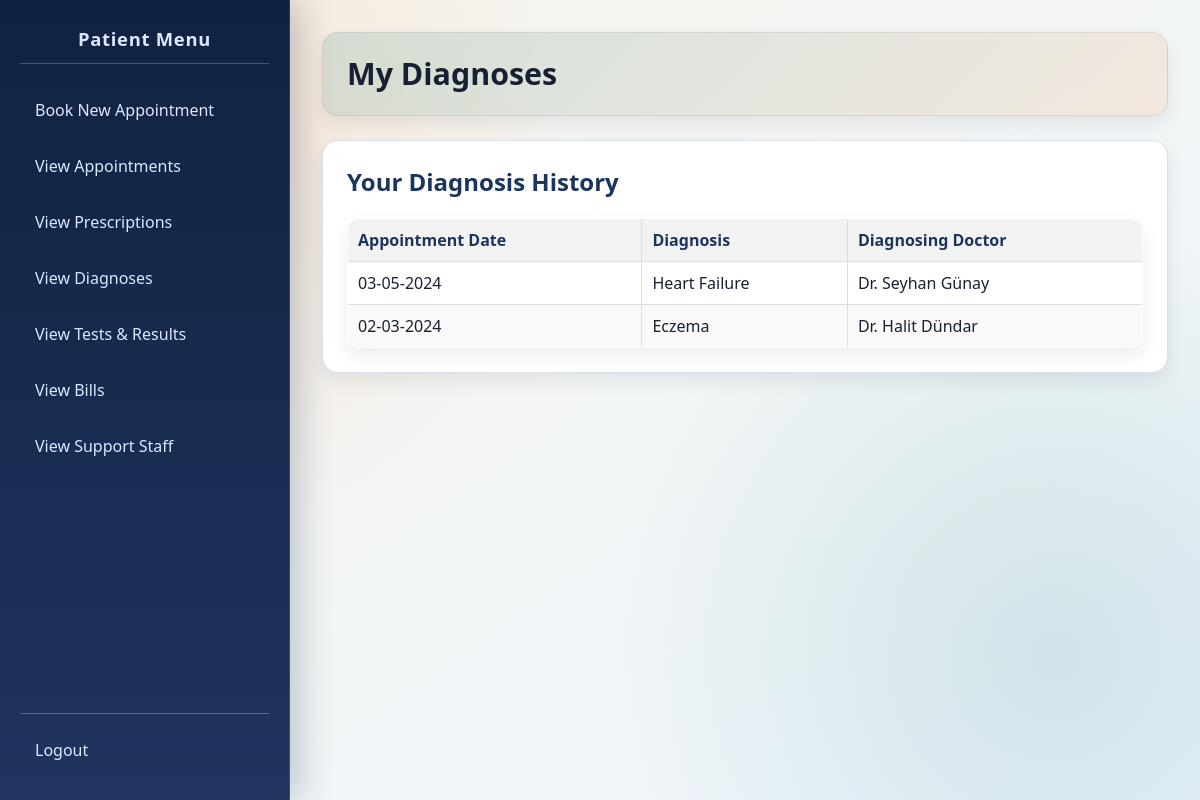
Page /patient/view_diagnoses.php (signed in) on the committed database.
### tables this page shows
CREATE TABLE `Appointment_Diagnosis` (
  `Appointment_ID` int(11) NOT NULL,
  `Diagnosis_ID` int(11) NOT NULL
);

CREATE TABLE `Appointment` (
  `Appointment_ID` int(11) NOT NULL,
  `Patient_ID` bigint(20) NOT NULL,
  `Doctor_ID` int(11) NOT NULL,
  `Nurse_ID` int(11) DEFAULT NULL,
  `Appointment_Date` date NOT NULL,
  `Appointment_Time` time NOT NULL,
  `Follow_Up_Appointment_ID` int(11) DEFAULT NULL,
  `Status` varchar(50) DEFAULT 'Scheduled'
);

CREATE TABLE `Diagnosis` (
  `Diagnosis_ID` int(11) NOT NULL,
  `Diagnosis_Name` varchar(255) NOT NULL
);

CREATE TABLE `Doctor` (
  `Doctor_ID` int(11) NOT NULL,
  `Doctor_First_Name` varchar(100) NOT NULL,
  `Doctor_Last_Name` varchar(100) NOT NULL,
  `Doctor_Gender` varchar(10) DEFAULT NULL,
  `Doctor_Email` varchar(255) NOT NULL,
  `Doctor_Phone` varchar(20) DEFAULT NULL,
  `Clinic_ID` int(11) DEFAULT NULL,
  `Doctor_Password` varchar(255) NOT NULL
);

### patient/view_diagnoses.php (the view, shortened to what this page needs)
<?php
require_once '../includes/db_connect.php';
$patient_id = $_SESSION['user_id'];
$diagnoses_data = [];
$fetch_error = null;
$sql = "SELECT
            ad.`Appointment_ID`,
            a.`Appointment_Date`,
            d.`Diagnosis_Name`,
            doc.`Doctor_First_Name`,
            doc.`Doctor_Last_Name`
        FROM `Appointment_Diagnosis` ad
        JOIN `APPOINTMENT` a ON ad.`Appointment_ID` = a.`Appointment_ID`
        JOIN `DIAGNOSIS` d ON ad.`Diagnosis_ID` = d.`Diagnosis_ID`
        JOIN `DOCTOR` doc ON a.`Doctor_ID` = doc.`Doctor_ID`
        WHERE a.`Patient_ID` = ?
        ORDER BY a.`Appointment_Date` DESC, d.`Diagnosis_Name` ASC";
$stmt = $conn->prepare($sql);
if ($stmt) {
    $stmt->bind_param("i", $patient_id);
    $stmt->execute();
    $result = $stmt->get_result();
    while ($row = $result->fetch_assoc()) {
        $diagnoses_data[] = $row;
    }
} else {
    $fetch_error = "Error fetching diagnoses: " . $conn->error;
}
?>
<!DOCTYPE html>
<html lang="en">
<head>
    <link rel="stylesheet" href="../css/style.css">
</head>
<body>
    <div class="sidebar">
        <h2>Patient Menu</h2>
        <ul>
            <li><a href="book_appointment.php">Book New Appointment</a></li>
            <li><a href="view_appointments.php">View Appointments</a></li>
            <li><a href="view_prescriptions.php">View Prescriptions</a></li>
            <li><a href="view_diagnoses.php">View Diagnoses</a></li>
            <li><a href="view_tests.php">View Tests & Results</a></li>
            <li><a href="view_bills.php">View Bills</a></li>
            <li><a href="view_support_staff.php">View Support Staff</a></li>
        </ul>
        <div class="logout-link">
             <a href="../logout.php">Logout</a>
        </div>
    </div>
    <div class="main-content">
        <div class="header">
             <h1>My Diagnoses</h1>
        </div>
        <div class="content-section">
            <h2>Your Diagnosis History</h2>
             <?php if ($fetch_error): ?>
                <p style="color: red;"><?php echo htmlspecialchars($fetch_error); ?></p>
            <?php elseif (empty($diagnoses_data)): ?>
                <p class="no-diagnoses">You do not have any diagnoses recorded.</p>
            <?php else: ?>
                <table class="diagnoses-table">
                    <thead>
                        <tr>
                            <th>Appointment Date</th>
                            <th>Diagnosis</th>
                            <th>Diagnosing Doctor</th>
                        </tr>
                    </thead>
                    <tbody>
                        <?php foreach ($diagnoses_data as $diag): ?>
                            <tr>
                                <td><?php echo htmlspecialchars(date("d-m-Y", strtotime($diag['Appointment_Date']))); ?></td>
                                <td><?php echo htmlspecialchars($diag['Diagnosis_Name']); ?></td>
                                <td>Dr. <?php echo htmlspecialchars($diag['Doctor_First_Name'] . ' ' . $diag['Doctor_Last_Name']); ?></td>
                            </tr>
                        <?php endforeach; ?>
                    </tbody>
                </table>
            <?php endif; ?>
        </div>
    </div>
</body>
</html>

### css/style.css (style rules this page uses)
:root { --bg-start: #f7f4eb; --bg-end: #eef6ff; --panel: #ffffff; --ink: #172033; --muted: #5f6b83; --line: #dbe2ef; --accent: #0f766e; --accent-2: #f97316; --nav-start: #112240; --nav-end: #1f355f; --radius: 16px; --shadow-lg: 0 20px 40px rgba(17, 34, 64, 0.15); --shadow-sm: 0 8px 18px rgba(20, 30, 48, 0.08); }
* { box-sizing: border-box; }
body { font-family: "Trebuchet MS", "Segoe UI", sans-serif; margin: 0; min-height: 100vh; color: var(--ink); background: radial-gradient(circle at 12% 18%, rgba(249, 115, 22, 0.12), transparent 34%), radial-gradient(circle at 88% 82%, rgba(15, 118, 110, 0.14), transparent 36%), linear-gradient(145deg, var(--bg-start), var(--bg-end)); display: flex; }
.sidebar { width: 290px; color: #dbe7ff; padding: 26px 20px; display: flex; flex-direction: column; background: linear-gradient(180deg, var(--nav-start), var(--nav-end)); border-right: 1px solid rgba(255, 255, 255, 0.12); box-shadow: 12px 0 30px rgba(17, 34, 64, 0.2); }
.sidebar h2 { margin: 0 0 22px; text-align: center; font-size: 1.15rem; letter-spacing: 0.04em; padding-bottom: 12px; border-bottom: 1px solid rgba(219, 231, 255, 0.25); }
.sidebar ul { list-style: none; margin: 0; padding: 0; flex-grow: 1; }
.sidebar li { margin-bottom: 8px; }
.sidebar a { text-decoration: none; color: #dbe7ff; display: block; padding: 12px 14px; border-radius: 10px; border: 1px solid transparent; transition: transform 0.2s ease, background-color 0.2s ease, border-color 0.2s ease; }
.sidebar .logout-link { margin-top: auto; padding-top: 12px; border-top: 1px solid rgba(219, 231, 255, 0.28); }
.main-content { flex: 1; padding: 32px; overflow-y: auto; }
.main-content .header { padding: 22px 24px; margin-bottom: 24px; border-radius: var(--radius); background: linear-gradient(135deg, rgba(15, 118, 110, 0.14), rgba(249, 115, 22, 0.1)); border: 1px solid rgba(23, 32, 51, 0.08); box-shadow: var(--shadow-sm); }
.main-content .header h1 { margin: 0; font-size: 1.9rem; line-height: 1.25; }
.content-section { background: var(--panel); padding: 24px; border-radius: var(--radius); border: 1px solid var(--line); box-shadow: var(--shadow-sm); margin-bottom: 22px; }
.content-section h2 { margin-top: 0; color: #1c355f; }
a { color: var(--accent); }
table { width: 100%; border-collapse: collapse; background: #fff; border: 1px solid var(--line); border-radius: 12px; overflow: hidden; box-shadow: var(--shadow-sm); }
th, td { padding: 12px; border-bottom: 1px solid #edf1f7; text-align: left; vertical-align: top; }
th { background: #f3f7fd; color: #1c355f; font-weight: 700; }

### patient/view_diagnoses.php (style rules this page uses)
.diagnoses-table { width: 100%; border-collapse: collapse; margin-top: 20px; }
.diagnoses-table th, .diagnoses-table td { border: 1px solid #ddd; padding: 10px; text-align: left; }
.diagnoses-table th { background-color: #f2f2f2; font-weight: bold; }
.diagnoses-table tr:nth-child(even) { background-color: #f9f9f9; }

### rows in the picture
appointment_diagnosis: Appointment_ID.Appointment_Date "03-05-2024", Diagnosis_ID.Diagnosis_Name "Heart Failure", doctor.Doctor_First_Name+Doctor_Last_Name "Seyhan Günay"
appointment_diagnosis: Appointment_ID.Appointment_Date "02-03-2024", Diagnosis_ID.Diagnosis_Name "Eczema", doctor.Doctor_First_Name+Doctor_Last_Name "Halit Dündar"
